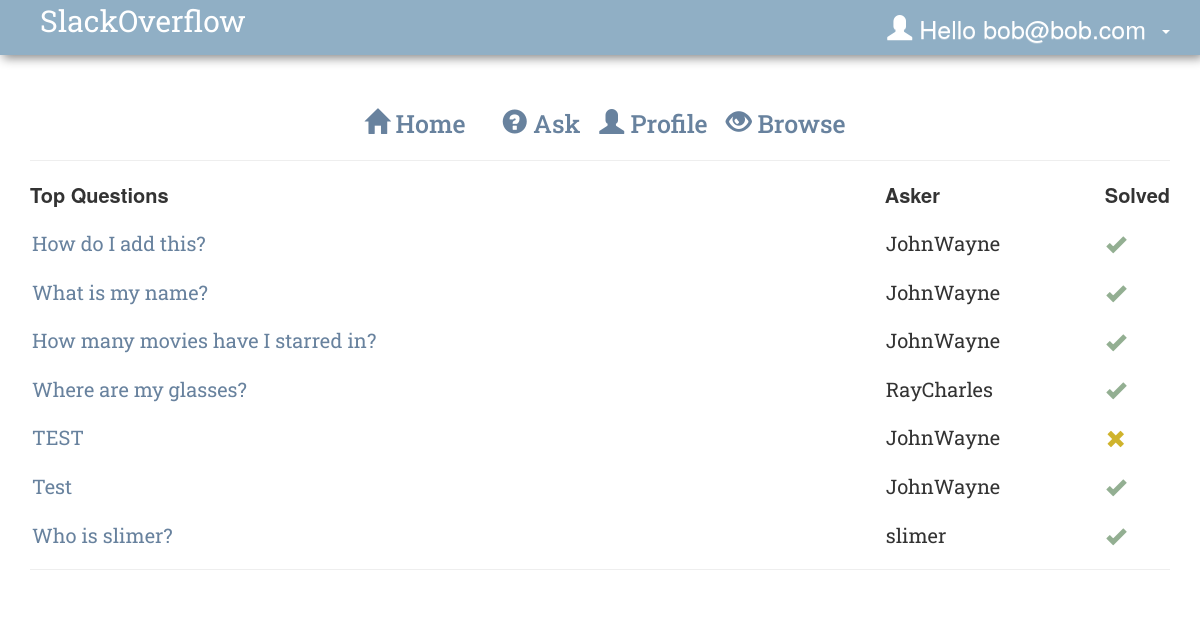
Before: /home.php (signed in) with the older database file.
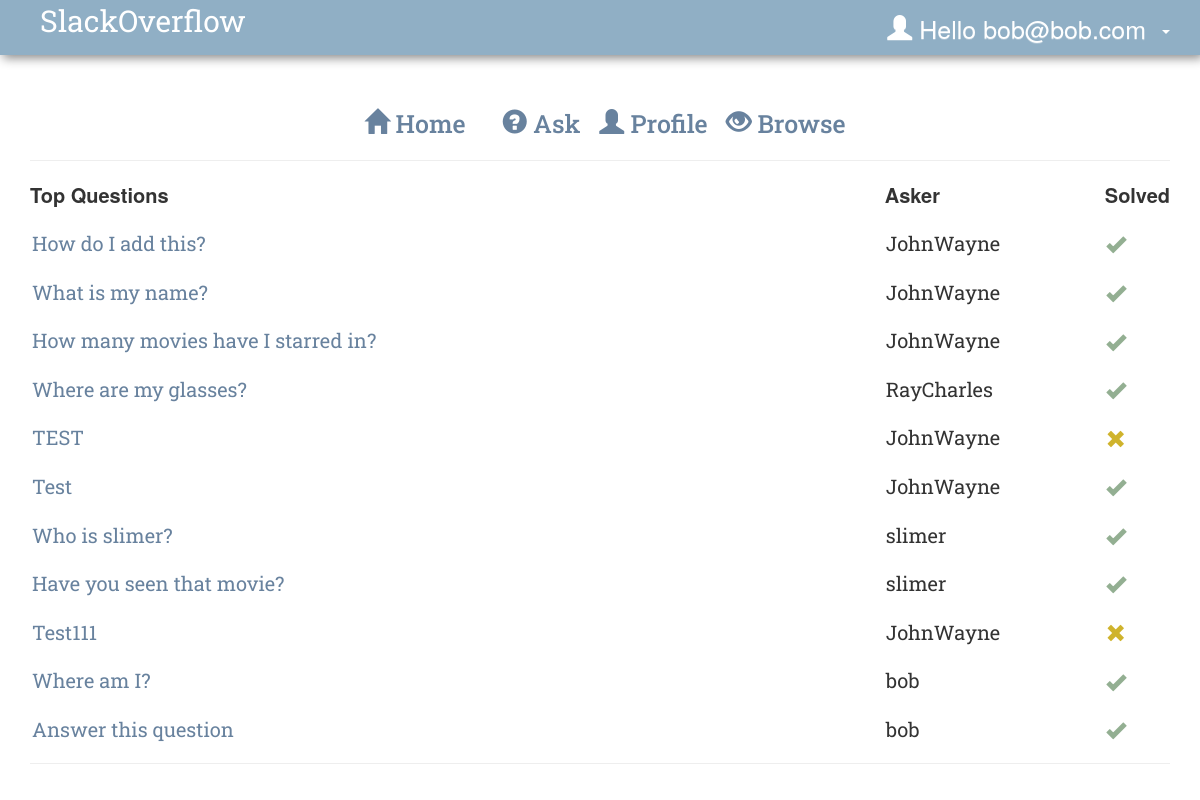
After: the same page with the newer database file.
### tables this page shows
CREATE TABLE `users` (
  `user_id` int(11) NOT NULL,
  `user_name` varchar(255) NOT NULL,
  `user_email` varchar(60) NOT NULL,
  `user_pass` varchar(255) NOT NULL,
  `is_guest` tinyint(1) NOT NULL DEFAULT '0'
);

CREATE TABLE `questions` (
  `question_id` int(11) NOT NULL,
  `question_title` varchar(100) NOT NULL,
  `question` varchar(5000) NOT NULL,
  `asker_id` int(11) NOT NULL,
  `answer_id` int(11) DEFAULT NULL,
  `is_solved` tinyint(1) DEFAULT NULL
);

### class.user.php (called while the page is built, shortened)
<?php
class USER
{
	private $conn;
	public function __construct()
	{
		$database = new Database();
		$db = $database->dbConnection();
		$this->conn = $db;
    }
	public function runQuery($sql)
	{
		$stmt = $this->conn->prepare($sql);
		return $stmt;
	}
}
?>

### home.php (the view, shortened to what this page needs)
<?php
require_once("class.user.php");
$auth_user = new USER();
$user_id = $_SESSION['user_session'];
$stmt = $auth_user->runQuery("SELECT * FROM users WHERE user_id=:user_id");
$stmt->execute(array(":user_id"=>$user_id));
$userRow=$stmt->fetch(PDO::FETCH_ASSOC);
$user_is_guest = $userRow['is_guest'];
function printCheck()
{
  return "<span class='glyphicon glyphicon-ok'></span>";
}
function printX()
{
  return "<span class='glyphicon glyphicon-remove'></span>";
}
function Solved($solved)
{
  if($solved == 1)
  {
    return printX();
  }
  else{
    return printCheck();
  }
}
?>
<!DOCTYPE html PUBLIC "-//W3C//DTD XHTML 1.0 Transitional//EN" "http://www.w3.org/TR/xhtml1/DTD/xhtml1-transitional.dtd">
<html xmlns="http://www.w3.org/1999/xhtml">
<head>
  <link href="bootstrap/css/bootstrap.min.css" rel="stylesheet" media="screen">
  <link href="bootstrap/css/bootstrap-theme.min.css" rel="stylesheet" media="screen">
  <link rel="stylesheet" href="style.css" type="text/css"  />
</head>
<body>
<nav class="navbar navbar-default navbar-fixed-top">
  <div class="container">
    <div class="navbar-header">
      <a class="logo" href="home.php">SlackOverflow</a>
    </div>
    <div id="navbar" class="navbar-collapse collapse">
      <ul class="nav navbar-nav navbar-right">
        <li class="dropdown">
          <a href="#" id="dropdown" data-toggle="dropdown" role="button" aria-haspopup="true" aria-expanded="false">
            <span class="glyphicon glyphicon-user"></span>&nbsp;Hello
              <?php
                  if($user_is_guest == FALSE) {
                    echo $userRow['user_email'];}
                  else{
                    echo " Guest";
                  }
              ?>&nbsp;
              <span class="caret">
              </span>
          </a>
        </li>
      </ul>
    </div>
  </div>
</nav>
<div class="container-fluid" style="margin-top:80px;">
    <div class="container">
        <h1 id="secondLevelLinks">
          <a href="home.php"><span class="glyphicon glyphicon-home"></span> Home</a> &nbsp;
          <a href="ask.php"><span class="glyphicon glyphicon-question-sign"></span> Ask</a>
          <a href="profile.php"><span class="glyphicon glyphicon-user"></span> Profile</a>
          <a href="browse.php"><span class="glyphicon glyphicon-eye-open"></span> Browse</a>
          </h1>
       	<hr />
        <?php
        $servername = "localhost";
        $username = "admin";
        $password = "M0n@rch$";
        $dbname = "slackoverflow";
        $conn = new mysqli($servername, $username, $password, $dbname);
        $sql = "SELECT question_title, question, question_id, asker_id, answer_id, user_id, user_name, is_solved FROM questions join users on asker_id=user_id";
        $result = $conn->query($sql);
                echo "<table class=\"questionTable\">
                <th class=\"header\">Top Questions</th>
                <th class=\"header\">Asker</th>
                <th class=\"header\">Solved</th>";
          if($result->num_rows > 0)
        {
            while($row = $result->fetch_assoc())
            {
                $solved = is_null($row["is_solved"]);
                    echo "<tr>
                    <td>
                    <a href=\"answer.php?q_id=".$row["question_id"]. "\">
                    ".$row["question_title"]."
                    </a>
                    </td>
                    <td>"
                    .$row["user_name"].
                    "</td>";
                    echo "<td>"
                    .Solved($solved).
                    "</td>
                    </tr>";
      }
    }
    echo "</table>";
    ?>
    <hr>
</body>
</html>

### style.css (style rules this page uses)
body { background:white; }
.navbar { background: #90afc5; box-shadow: 3px 3px 10px #888888; border: none; }
.logo { font-family:'Roboto Slab', serif; font-size: 30px; color: white; }
#dropdown { color: white; }
a { color: #68829e; font-size: 25px; width: 100%; text-align: left; padding-left: 10px; }
#secondLevelLinks { text-align: center; }
h1 { font-family:'Roboto Slab',Verdana, Geneva, sans-serif; color: #68829e; }
.questionTable { font-size: 20px; width: 100%; }
.questionTable td,tr { text-align: left; padding-top: 20px; padding-left: 1px; width: 80%; }
.questionTable a { font-size: 20px; padding-left: 1px; width: 80%; }
.header { text-align: left; }
td { font-family: 'Roboto Slab'; width: 100%; text-align: left; padding-top: 20px; padding-left: 10px; }
.glyphicon.glyphicon-remove { color: rgba(199, 167, 9, 0.86); }
.glyphicon.glyphicon-ok { color: #93af92; }

Changed rows visible on the page:
added questions: question_title "Have you seen that movie?", asker.user_name "slimer"
added questions: question_title "Test111", asker.user_name "JohnWayne"
added questions: question_title "Where am I?", asker.user_name "bob"
added questions: question_title "Answer this question", asker.user_name "bob"
